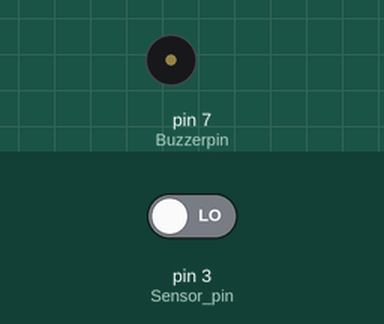
Recording of a sketch running on a simulated Arduino Uno, built with avr-gcc and run on an emulated ATmega328P. Shown: buzzer (waves = sounding). The inputs (shaded band) are chosen by the test bench; at power-on: pin 3 (Sensor_pin) LOW. What the sketch prints to the serial monitor is not drawn.

Above: at 1.2 s.
1.3 s: pin 3 (Sensor_pin) driven HIGH
At 2.1 s:
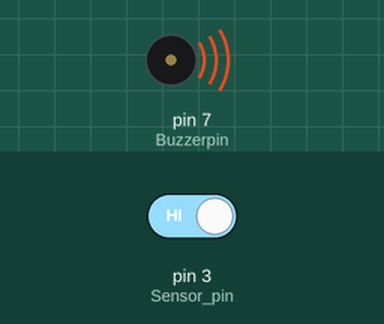
Timing chart, 0 to 4.3 s (numbered marks = the images above; inputs shaded):
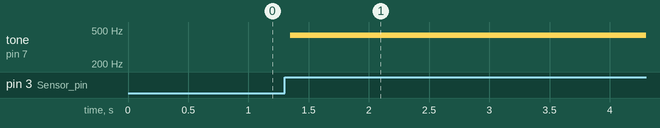

The sketch:

TestHongwai.ino
```cpp
int Sensor_pin = 3;
int Buzzerpin = 7;

void Beep()
{
  digitalWrite(Buzzerpin, HIGH);
  delay(1);
  digitalWrite(Buzzerpin, LOW);
  delay(1);
}
void setup()
{
  pinMode(Sensor_pin, INPUT); //设置人体红外接口为输入状态
  pinMode(Buzzerpin, OUTPUT); //设置蜂鸣器接口为输出状态
  Serial.begin(115200);
}
void loop()
{
  int val = digitalRead(Sensor_pin); //定义参数存储人体红外传感器读到的状态
  Serial.print(millis());
  Serial.print(':');
  Serial.println(val);
  if (val == 1) //如果检测到有动物运动（在检测范围内），蜂鸣器发出警报
  {
    Beep();
  }
}
```

Measured:
- after the input at 1.3 s, tone on pin 7 (Buzzerpin): silent → 432 Hz after 0.05 s
